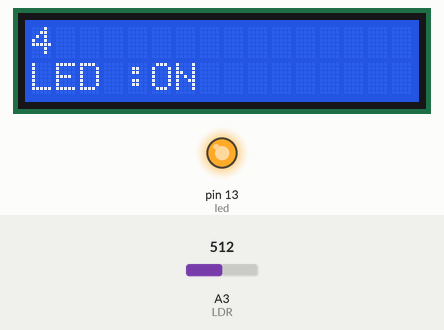
A sketch run on a simulated Arduino Uno, built with avr-gcc and run on an emulated ATmega328P. Shown: 16×2 character LCD, output pins drawn as LEDs (lit = HIGH). Inputs (shaded band) come from the test bench; at power-on: A3 (LDR) = 512. What the sketch prints to the serial monitor is not drawn.

Above: at 1.2 s.
1.3 s: A3 (LDR) set to 379
At 2.9 s:
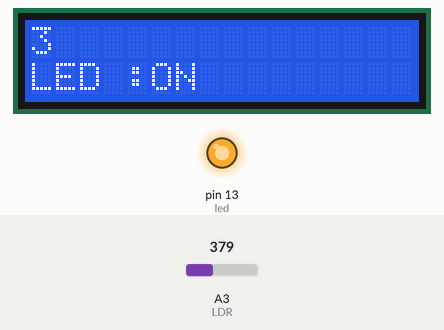
3.5 s: A3 (LDR) set to 352
At 4.6 s:
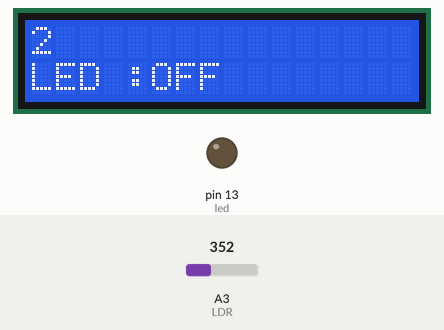
5.5 s: A3 (LDR) set to 716
At 7.2 s:
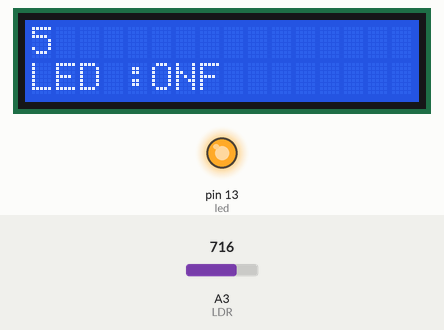
7.5 s: A3 (LDR) set to 306
At 9.1 s:
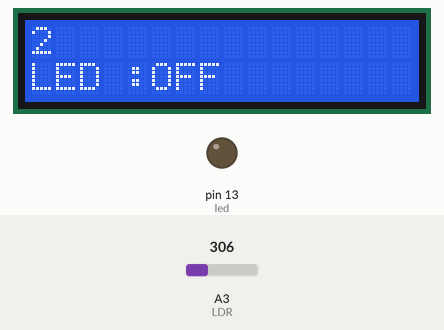
Timing chart, 0 to 10.5 s (numbered marks = the images above; inputs shaded):
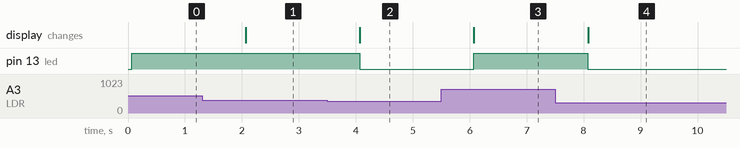

The sketch:

ED5080_E1Q12.ino
```cpp
#include <LiquidCrystal.h>
int seconds = 0;
int LDR = A3;
int Threshold = 2.5;
int led =13;
LiquidCrystal lcd_1(12, 11, 5, 4, 3, 2);

void setup()
{
  pinMode(led, OUTPUT);
  Serial.begin(9600);
  pinMode(LDR, INPUT);
  lcd_1.begin(16, 2); // Set up the number of columns and rows on the LCD.

  // Print a message to the LCD.

}

void loop()
{
  // set the cursor to column 0, line 1
  // (note: line 1 is the second row, since counting
  // begins with 0):
  int y = analogRead(LDR);
  int t = map(y,0,605,0,5);
  if(t>Threshold)
  {digitalWrite(13, HIGH);
   lcd_1.setCursor(0,1);
   lcd_1.print("LED :ON");
   Serial.println("LED :ON");
  }
  else
  {
   digitalWrite(13, LOW);
   lcd_1.setCursor(0,1);
   lcd_1.print("LED :OFF");
   Serial.println("LED :OFF");
  }
  lcd_1.setCursor(0, 0);
  Serial.println(t);
  // print the number of seconds since reset:
  lcd_1.print(t);
  delay(1000); // Wait for 1000 millisecond(s)
  seconds += 1;
}
```

Measured:
- the behaviour switches between 363 and 362 on A3 (LDR) (found by bisection; images 1 and 2)
- after the input at 1.3 s, the display: changes after 0.77 s (image 1)
- after the input at 3.5 s, pin 13 (led): HIGH → LOW after 0.57 s; the display: changes after 0.57 s (image 2)
- after the input at 5.5 s, pin 13 (led): LOW → HIGH after 0.57 s; the display: changes after 0.57 s (image 3)
- after the input at 7.5 s, pin 13 (led): HIGH → LOW after 0.58 s; the display: changes after 0.58 s (image 4)
